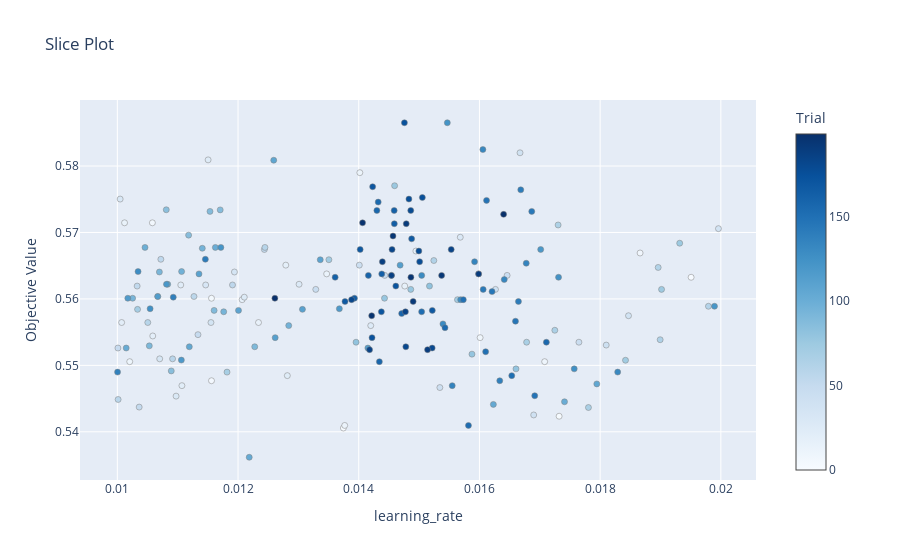

The code cell stored with this chart in its notebook:
### Code cell
optuna.visualization.plot_slice(study, params=["learning_rate"])

### Figure 1 — Plotly figure (JSON) as saved in the notebook; plotly's stock layout.template omitted (floating-point values rounded to 4 significant figures; data arrays with more than 128 entries replaced by an {"elided": "..."} marker saying what was removed)
{"data": [{"marker": {"color": {"elided": "200 int values"}, "colorbar": {"title": {"text": "Trial"}, "x": 1, "xpad": 40}, "colorscale": [[0, "rgb(247,251,255)"], [0.125, "rgb(222,235,247)"], [0.25, "rgb(198,219,239)"], [0.375, "rgb(158,202,225)"], [0.5, "rgb(107,174,214)"], [0.625, "rgb(66,146,198)"], [0.75, "rgb(33,113,181)"], [0.875, "rgb(8,81,156)"], [1, "rgb(8,48,107)"]], "line": {"color": "Grey", "width": 0.5}}, "mode": "markers", "name": "Feasible Trial", "showlegend": false, "type": "scatter", "x": {"elided": "200 float values"}, "y": {"elided": "200 float values"}}], "layout": {"title": {"text": "Slice Plot"}, "xaxis": {"title": {"text": "learning_rate"}}, "yaxis": {"title": {"text": "Objective Value"}}}}
